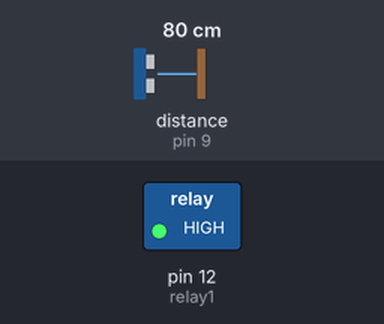
This sketch was run on a simulated Arduino Uno, built with avr-gcc and run on an emulated ATmega328P. On the bench: switched loads named in the sketch (green lamp = pin HIGH). Wiring (inferred from the names in the program): ultrasonic range finder: trigger pin 8; echo pin 9. The inputs (shaded band) are chosen by the test bench; at power-on: distance to the obstacle (sensor on pin 9) 80 cm. The echo pulse lasts 58.3 µs per cm; pins used as bus, display or sensor lines are not drawn; what the sketch prints to the serial monitor is not drawn.

Above: at 1.2 s.
1.3 s: distance to the obstacle (sensor on pin 9) set to 18 cm
3.3 s: distance to the obstacle (sensor on pin 9) set to 13 cm
At 4.5 s:
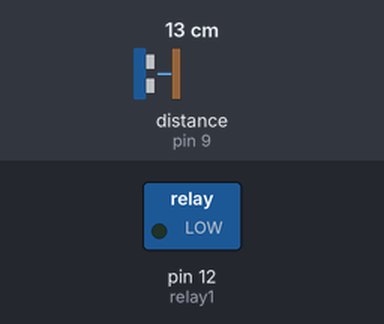
4.8 s: distance to the obstacle (sensor on pin 9) set to 35 cm
At 5.8 s:
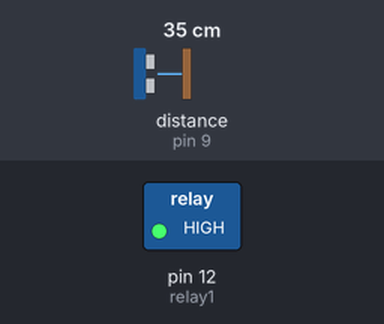
6.3 s: distance to the obstacle (sensor on pin 9) set to 12 cm
At 6.9 s:
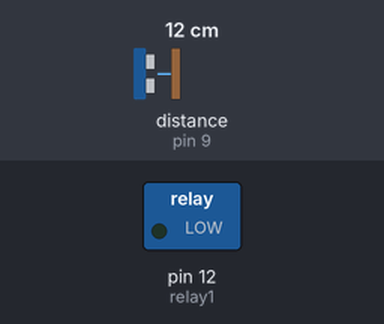
Timing chart, 0 to 8.8 s (numbered marks = the images above; inputs shaded):
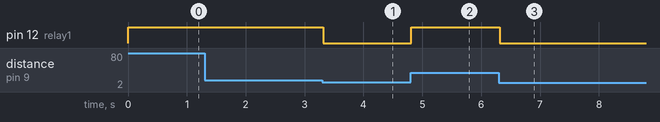

The sketch:

distance_lamp.ino
```cpp
int trigger_pin=8;
int echo_pin=9;
int relay1=12;
int distance;
long duration;

void setup() {
  // put your setup code here, to run once:
  Serial.begin(9600);
  pinMode(trigger_pin,OUTPUT);
  pinMode(echo_pin,INPUT);
  pinMode(relay1,OUTPUT);
}

void loop() {
  // put your main code here, to run repeatedly:
  digitalWrite(trigger_pin,LOW);
  delayMicroseconds(2);
  digitalWrite(trigger_pin,HIGH);
  delayMicroseconds(10);
  digitalWrite(trigger_pin,LOW);

  duration=pulseIn(echo_pin,HIGH);
  distance=(duration/2) / 29.1;

  Serial.print("Distance: ");
  Serial.print(distance);
  Serial.print("cm");

  if (distance<15){
    digitalWrite(relay1,LOW);

    }
  else {
    digitalWrite(relay1,HIGH);
    }

}
```

Measured:
- the behaviour switches between 16 and 15 cm on distance to the obstacle (sensor on pin 9) (found by bisection; images 0 and 1)
- after the input at 1.3 s, every drawn part: stays the same
- after the input at 3.3 s, pin 12 (relay1): HIGH → LOW at once
- after the input at 4.8 s, pin 12 (relay1): LOW → HIGH at once
- after the input at 6.3 s, pin 12 (relay1): HIGH → LOW at once
